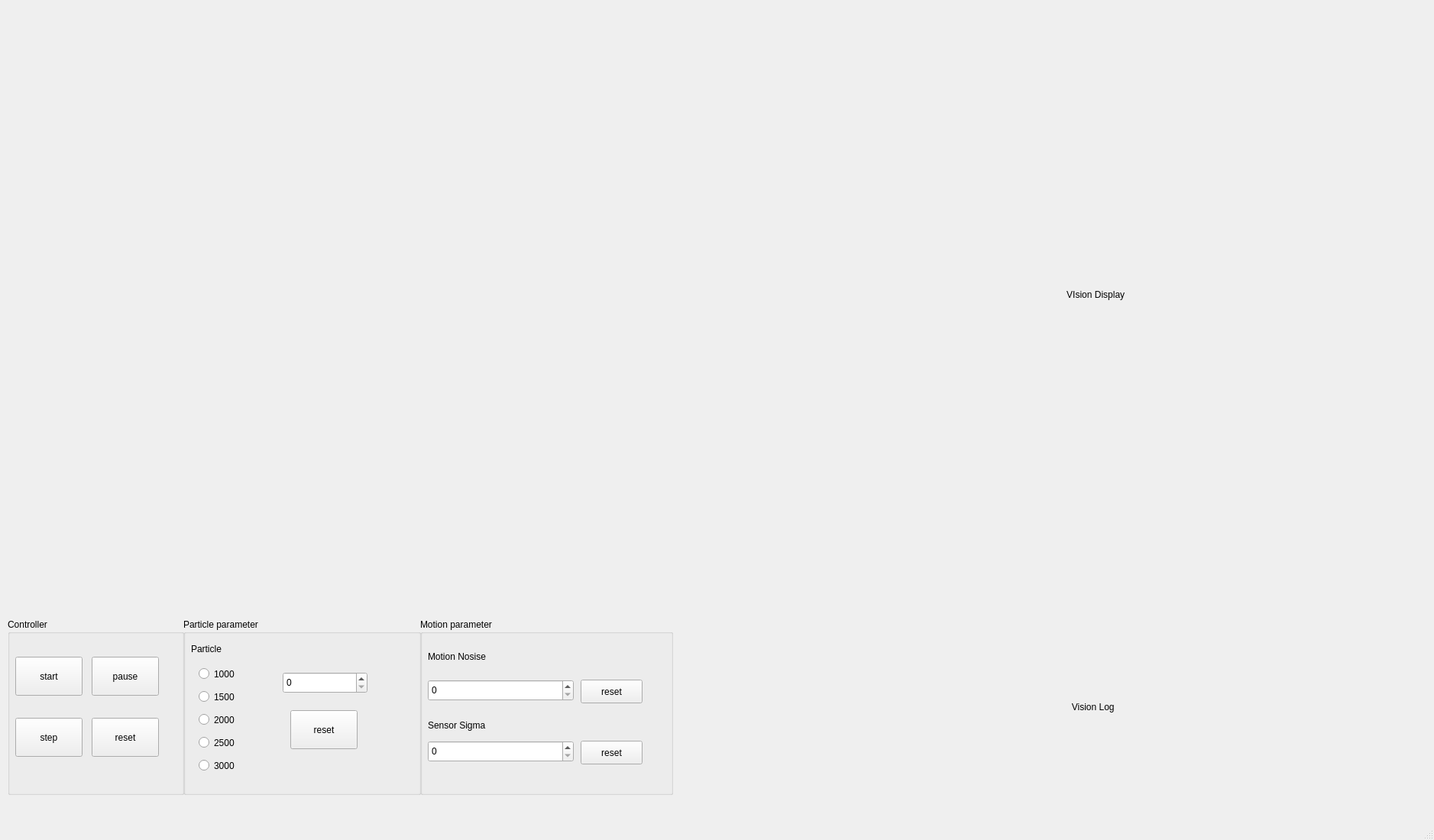
<?xml version="1.0" encoding="UTF-8"?>
<ui version="4.0">
 <class>MainWindow</class>
 <widget class="QMainWindow" name="MainWindow">
  <property name="geometry">
   <rect>
    <x>0</x>
    <y>0</y>
    <width>1877</width>
    <height>1100</height>
   </rect>
  </property>
  <property name="windowTitle">
   <string>MainWindow</string>
  </property>
  <widget class="QWidget" name="centralwidget">
   <widget class="QLabel" name="label">
    <property name="geometry">
     <rect>
      <x>0</x>
      <y>0</y>
      <width>1100</width>
      <height>800</height>
     </rect>
    </property>
    <property name="text">
     <string/>
    </property>
    <property name="pixmap">
     <pixmap>/home/choiyuns/Desktop/robit/예비/Final Project/MCL/stadium.png</pixmap>
    </property>
   </widget>
   <widget class="QGroupBox" name="Particle_parameter">
    <property name="geometry">
     <rect>
      <x>240</x>
      <y>810</y>
      <width>311</width>
      <height>231</height>
     </rect>
    </property>
    <property name="title">
     <string>Particle parameter</string>
    </property>
    <widget class="QLabel" name="particle_num_label">
     <property name="geometry">
      <rect>
       <x>10</x>
       <y>30</y>
       <width>66</width>
       <height>19</height>
      </rect>
     </property>
     <property name="text">
      <string>Particle </string>
     </property>
    </widget>
    <widget class="QRadioButton" name="radioButton">
     <property name="geometry">
      <rect>
       <x>20</x>
       <y>90</y>
       <width>111</width>
       <height>25</height>
      </rect>
     </property>
     <property name="text">
      <string>1500</string>
     </property>
    </widget>
    <widget class="QRadioButton" name="radioButton_2">
     <property name="geometry">
      <rect>
       <x>20</x>
       <y>120</y>
       <width>111</width>
       <height>25</height>
      </rect>
     </property>
     <property name="text">
      <string>2000</string>
     </property>
    </widget>
    <widget class="QRadioButton" name="radioButton_3">
     <property name="geometry">
      <rect>
       <x>20</x>
       <y>150</y>
       <width>111</width>
       <height>25</height>
      </rect>
     </property>
     <property name="text">
      <string>2500</string>
     </property>
    </widget>
    <widget class="QSpinBox" name="particle_num">
     <property name="geometry">
      <rect>
       <x>130</x>
       <y>70</y>
       <width>111</width>
       <height>28</height>
      </rect>
     </property>
    </widget>
    <widget class="QPushButton" name="particle_reset">
     <property name="geometry">
      <rect>
       <x>140</x>
       <y>120</y>
       <width>88</width>
       <height>51</height>
      </rect>
     </property>
     <property name="text">
      <string>reset</string>
     </property>
    </widget>
    <widget class="QRadioButton" name="radioButton_4">
     <property name="geometry">
      <rect>
       <x>20</x>
       <y>180</y>
       <width>111</width>
       <height>25</height>
      </rect>
     </property>
     <property name="text">
      <string>3000</string>
     </property>
    </widget>
    <widget class="QRadioButton" name="radioButton_5">
     <property name="geometry">
      <rect>
       <x>20</x>
       <y>60</y>
       <width>111</width>
       <height>25</height>
      </rect>
     </property>
     <property name="text">
      <string>1000</string>
     </property>
    </widget>
   </widget>
   <widget class="QGroupBox" name="Controller">
    <property name="geometry">
     <rect>
      <x>10</x>
      <y>810</y>
      <width>231</width>
      <height>231</height>
     </rect>
    </property>
    <property name="title">
     <string>Controller</string>
    </property>
    <widget class="QPushButton" name="start">
     <property name="geometry">
      <rect>
       <x>10</x>
       <y>50</y>
       <width>88</width>
       <height>51</height>
      </rect>
     </property>
     <property name="text">
      <string>start</string>
     </property>
    </widget>
    <widget class="QPushButton" name="step">
     <property name="geometry">
      <rect>
       <x>10</x>
       <y>130</y>
       <width>88</width>
       <height>51</height>
      </rect>
     </property>
     <property name="text">
      <string>step</string>
     </property>
    </widget>
    <widget class="QPushButton" name="pause">
     <property name="geometry">
      <rect>
       <x>110</x>
       <y>50</y>
       <width>88</width>
       <height>51</height>
      </rect>
     </property>
     <property name="text">
      <string>pause</string>
     </property>
    </widget>
    <widget class="QPushButton" name="reset">
     <property name="geometry">
      <rect>
       <x>110</x>
       <y>130</y>
       <width>88</width>
       <height>51</height>
      </rect>
     </property>
     <property name="text">
      <string>reset</string>
     </property>
    </widget>
   </widget>
   <widget class="QGroupBox" name="MCL_parameter">
    <property name="geometry">
     <rect>
      <x>550</x>
      <y>810</y>
      <width>331</width>
      <height>231</height>
     </rect>
    </property>
    <property name="title">
     <string>Motion parameter</string>
    </property>
    <widget class="QLabel" name="motionnoise_label">
     <property name="geometry">
      <rect>
       <x>10</x>
       <y>40</y>
       <width>111</width>
       <height>20</height>
      </rect>
     </property>
     <property name="text">
      <string>Motion Nosise</string>
     </property>
    </widget>
    <widget class="QSpinBox" name="Motion_Noise">
     <property name="geometry">
      <rect>
       <x>10</x>
       <y>80</y>
       <width>191</width>
       <height>28</height>
      </rect>
     </property>
    </widget>
    <widget class="QLabel" name="Sensor_Sigma_label">
     <property name="geometry">
      <rect>
       <x>10</x>
       <y>130</y>
       <width>111</width>
       <height>20</height>
      </rect>
     </property>
     <property name="text">
      <string>Sensor Sigma</string>
     </property>
    </widget>
    <widget class="QSpinBox" name="sensor_sigma">
     <property name="geometry">
      <rect>
       <x>10</x>
       <y>160</y>
       <width>191</width>
       <height>28</height>
      </rect>
     </property>
    </widget>
    <widget class="QPushButton" name="motion_noise_reset">
     <property name="geometry">
      <rect>
       <x>210</x>
       <y>80</y>
       <width>81</width>
       <height>31</height>
      </rect>
     </property>
     <property name="text">
      <string>reset</string>
     </property>
    </widget>
    <widget class="QPushButton" name="sensor_sigma_reset">
     <property name="geometry">
      <rect>
       <x>210</x>
       <y>160</y>
       <width>81</width>
       <height>31</height>
      </rect>
     </property>
     <property name="text">
      <string>reset</string>
     </property>
    </widget>
   </widget>
   <widget class="QLabel" name="vision">
    <property name="geometry">
     <rect>
      <x>1100</x>
      <y>0</y>
      <width>771</width>
      <height>771</height>
     </rect>
    </property>
    <property name="text">
     <string>                                                                                         VIsion Display</string>
    </property>
   </widget>
   <widget class="QLabel" name="label_2">
    <property name="geometry">
     <rect>
      <x>1100</x>
      <y>800</y>
      <width>771</width>
      <height>251</height>
     </rect>
    </property>
    <property name="text">
     <string>                                                                                           Vision Log</string>
    </property>
   </widget>
  </widget>
  <widget class="QMenuBar" name="menubar">
   <property name="geometry">
    <rect>
     <x>0</x>
     <y>0</y>
     <width>1877</width>
     <height>24</height>
    </rect>
   </property>
  </widget>
  <widget class="QStatusBar" name="statusbar"/>
 </widget>
 <resources/>
 <connections/>
</ui>
